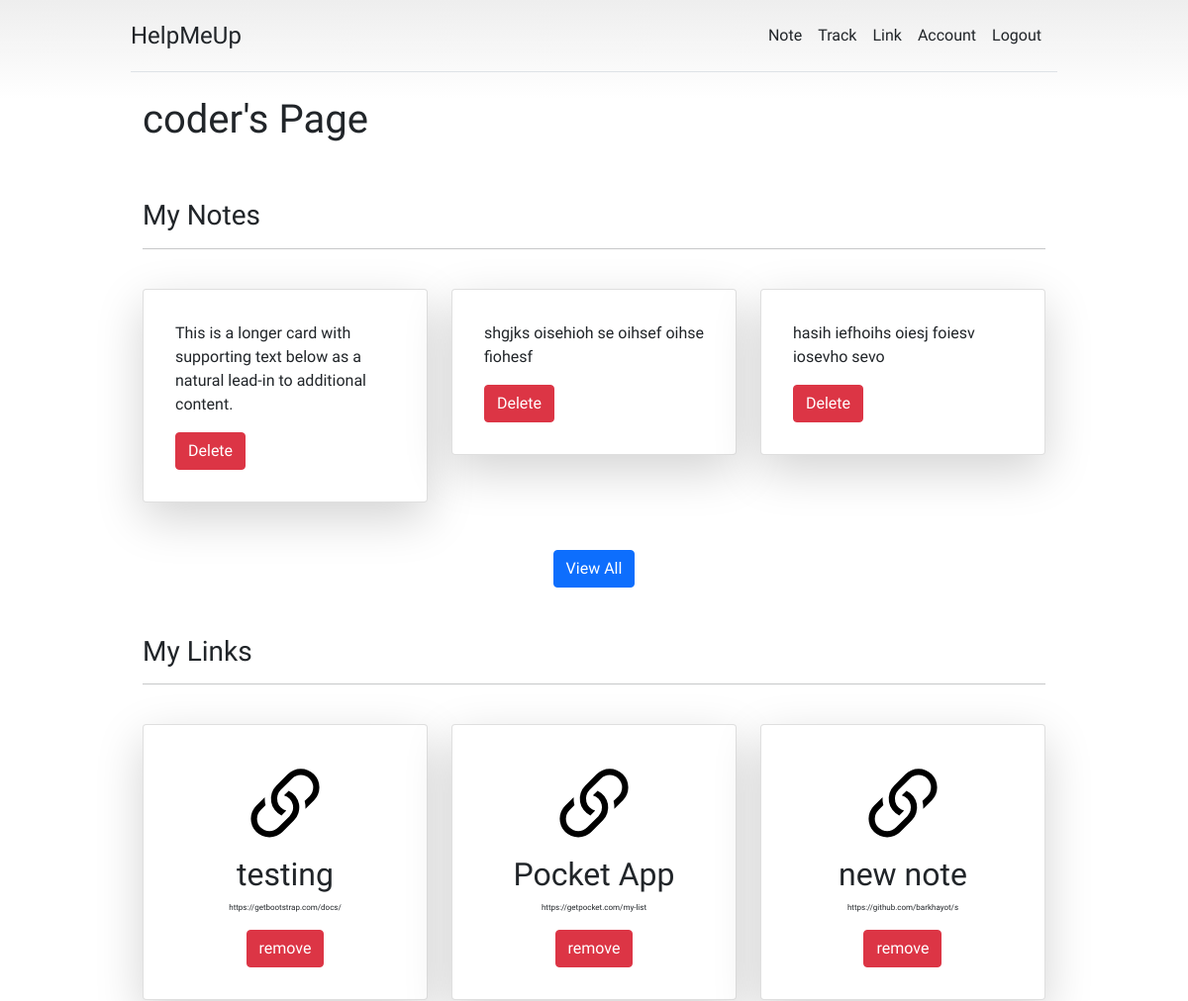
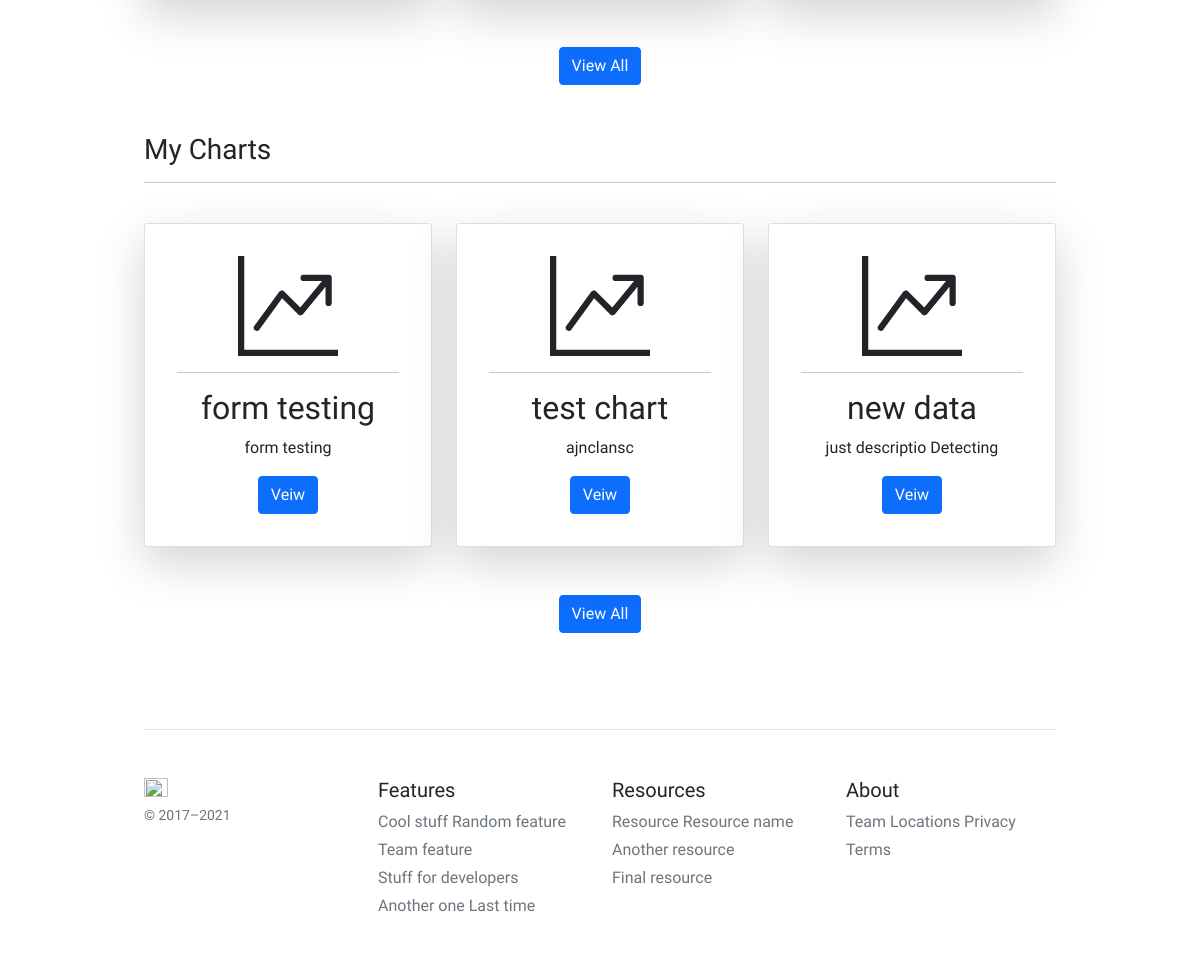
Screenshot of /auth/userPage/ (signed in) with the database file from the repository (2 pictures, top to bottom).
### notes/models.py (models this page shows, shortened)
class NOTE(models.Model):
    user = models.ForeignKey(User, on_delete=models.CASCADE)
    content  = models.CharField(max_length=3000)
    created_at = models.DateTimeField(auto_now_add=True)

### url_data/models.py (models this page shows, shortened)
class URL_DATA(models.Model):
    user        = models.ForeignKey(User, on_delete=models.CASCADE)
    title = models.CharField(max_length=200)
    url_link = models.URLField()
    created_at = models.DateTimeField(auto_now_add=True)

### tracker_chart/models.py (models this page shows, shortened)
class testCHART(models.Model):
    user    = models.ForeignKey(User, on_delete=models.CASCADE)
    chart_name = models.CharField(max_length=255)
    description = models.TextField(max_length=500)
    created_at = models.DateField(auto_now_add=True)

### account/views.py (the view)
# urls.py: path('userPage/', views.userPage, name='userPage')
@login_required(login_url='loginUser')
def userPage(request):
    user = request.user
    note = NOTE.objects.filter(user=request.user).order_by('-created_at')[:3]
    link = URL_DATA.objects.filter(user=request.user).order_by('-created_at')[:3]
    chart = testCHART.objects.filter(user=request.user).order_by('-created_at')[:3]
    context = {
        'notes': note,
        'links': link,
        'charts': chart,
        'users' : user
    }
    return render(request, 'account/userPage.html', context)

### templates/account/userPage.html (shortened to what this page needs)
{% extends "base/base.html" %}
{% block content %}
<div class="container">
    <h1>{{user.username}}'s Page</h1>
    <br>
    <br>
    <h3>My Notes</h2>
    <hr>
    <br>
    <div class="row row-cols-1 row-cols-md-3 g-4">
        {% for note in notes %}
        <div class="col">
            <div class="card shadow-lg p-3 mb-5 bg-white rounded">
              <div class="card-body">
                  <p class="card-text">{{note.content}}</p>
                <a href="{% url 'noteDelete' note.id %}" class="btn btn-danger">Delete</a>
              </div>
            </div>
          </div>
          {% endfor %}
    </div>
    <div class="text-center" >
        <span class="step-links">
                <a href="{% url 'allNotes' %}" class="btn  btn-block btn-primary" >View All</a>
        </span>
        <br>
        <br>
    </div>
    <br>
    <h3>My Links</h2>
        <hr>
        <br>
        <div class="row row-cols-1 row-cols-md-3 g-4">
            {% for link in links %}
            <div class="col">
                <div class="card shadow-lg p-3 mb-5 bg-white rounded">
                  <div class="card-body" style="text-align: center;">
                      <a href="{{link.url_link}}" style="text-decoration: none; color: black;" >
                    </a>
                      <h2>{{link.title}}</h2>
                      <p class="card-text" style="font-size: 8px;">{{link.url_link|slice:"30"}}</p>
                      <a href="{% url 'URLDelete' link.id %}" class="btn btn-danger">remove</a>
                  </div>
                </div>
              </div>
              {% endfor %}
        </div>
        <div class="text-center" >
            <span class="step-links">
                    <a href="{% url 'allURL' %}" class="btn  btn-block btn-primary" >View All</a>
            </span>
            <br>
            <br>
        </div>
        <br>
    <h3>My Charts</h2>
        <hr>
        <br>
        <div class="row row-cols-1 row-cols-md-3 g-4">
            {% for chart in charts %}
            <div class="col">
                <div class="card shadow-lg p-3 mb-5 bg-white rounded">
                  <div class="card-body" style="text-align: center;">
                      <hr>
                      <h2>{{chart.chart_name}}</h2>
                      <p class="card-text">{{chart.description|slice:'25'}}</p>
                    <a href="{% url 'chart_detail_view' chart.id %}" class="btn btn-primary">Veiw</a>
                  </div>
                </div>
              </div>
              {% endfor %}
        </div>
        <div class="text-center" >
            <span class="step-links">
                    <a href="{% url 'all_chart_view' %}" class="btn  btn-block btn-primary" >View All</a>
            </span>
            <br>
            <br>
        </div>
        <br>
{% endblock %}

### templates/base/base.html (style rules this page uses)
body { background-color:rgb((255, 255, 255), 255, 255)!important; font-family: 'Lexend'; }
body { background-image: linear-gradient(180deg, #eee, #fff 100px, #fff); }
.container { max-width: 960px; }

### rows the page displays
NOTE: content "This is a longer card with supporting text below as a natural lead-in to additional content."
NOTE: content "shgjks oisehioh se oihsef oihse fiohesf"
NOTE: content "hasih iefhoihs oiesj foiesv iosevho sevo"
URL_DATA: title "testing", url_link "https://getbootstrap.com/docs/"
URL_DATA: title "Pocket App", url_link "https://getpocket.com/my-list"
URL_DATA: title "new note", url_link "https://github.com/barkhayot/s"
testCHART: chart_name "form testing", description "form testing"
testCHART: chart_name "test chart", description "ajnclansc"
testCHART: chart_name "new data", description "just descriptio Detecting"

### other values shown
{{ user.username }} "coder"
